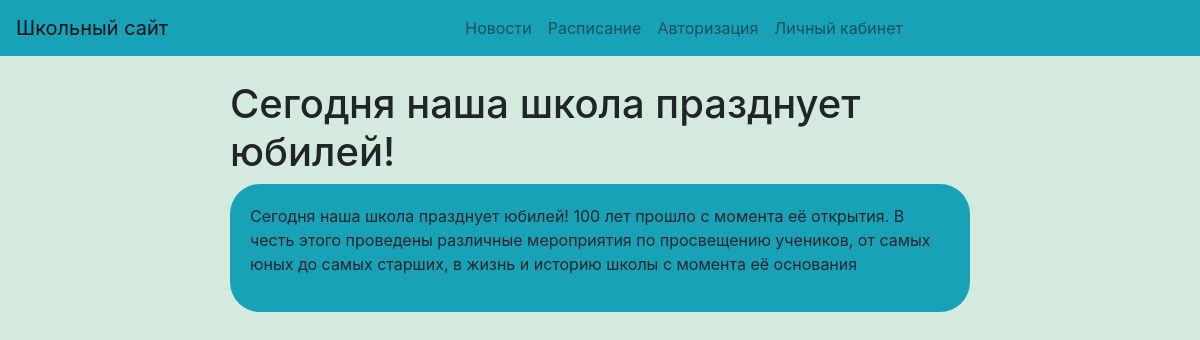
The page /article/12/ on the database its author committed.
### mainpage/models.py (models this page shows, shortened)
class Article(models.Model):
    title = models.CharField(max_length=200)
    text = models.TextField()
    user = models.ForeignKey(User, on_delete=models.CASCADE)

### mainpage/views.py (the view)
# urls.py: path('article/<int:article_id>/', views.show_article, name='article'),
def show_article(request, article_id):
    article = get_object_or_404(Article, id=article_id) #Получаем статью или 404 ошибку
    return render(request, 'article.html', {'article': article})

### mainpage/templates/article.html (shortened to what this page needs)
{% extends 'index.html' %}
{% block content %}
<div class="container">
    <h1>{{ article.title }}</h1>
    <div id="d" class="article">
        <p>{{ article.text }}</p>
    </div>
    <br><br>
</div>
{% endblock %}

### mainpage/templates/article.html (style rules this page uses)
body { background: rgba(152, 204, 177, 0.41); }
.container { max-width: 800px; margin: 0 auto; }
#d { padding: 20px; background: #17a2b8; border-radius: 30px; margin-bottom: 2px; }

### rows shown on the page
Article: title "Сегодня наша школа празднует юбилей!", text "Сегодня наша школа празднует юбилей! 100 лет прошло с момента её открытия. В честь этого проведены различные мероприятия по просвещению учеников, от самых юных до самых старших, в жизнь и историю школы с момента её основания"
